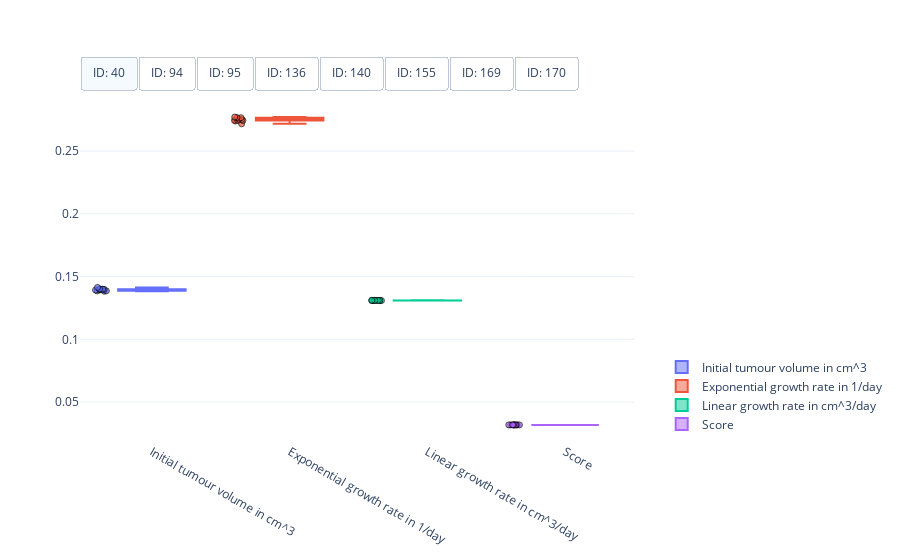

The code cell stored with this chart in its notebook:
### Code cell
#
# Visualisation of the spread of optimised model parameters for multiple runs from different initial points.
#
# This cell needs the above optimised initial parameter from psi_0=(1, 1, 1) and the five runs from a random initial starting point, and their respective objective function scores, as well as the data
# [mouse_parameters_dimless_log_transformed_optimisation, mouse_scores_dimless_log_transformed, data]
#

import plotly.colors
import plotly.graph_objects as go


# Get mouse ids
mouse_ids = data['#ID'].unique()

# Get number of parameters + score (for visualisation)
n_params = mouse_parameters_dimless_log_transformed_optimisation.shape[2] + 1

# Define colorscheme
colors = plotly.colors.qualitative.Plotly[:n_params]

# Get optimised parameters
optimised_parameters = mouse_parameters_dimless_log_transformed_optimisation

# Get optimised parameters
scores = mouse_scores_dimless_log_transformed

# Create figure
fig = go.Figure()

# Box plot of optimised model parameters
for index, id_m in enumerate(mouse_ids):
    # Get optimised parameters
    parameters = optimised_parameters[index, ...]

    # Get scores
    score = scores[index, :]

    # Create box plot of for initial tumour volume
    fig.add_trace(
        go.Box(
            y=parameters[:, 0],  
            name="Initial tumour volume in cm^3",
            boxpoints='all',
            jitter=0.2,
            pointpos=-1.5,
            visible=True if index == 0 else False,
            marker=dict(
                symbol='circle',
                opacity=0.7,
                line=dict(color='black', width=1)),
            marker_color=colors[0],
            line_color=colors[0]))

    # Create box plot of for exponential tumour growth
    fig.add_trace(
        go.Box(
            y=parameters[:, 1],  
            name="Exponential growth rate in 1/day",
            boxpoints='all',
            jitter=0.2,
            pointpos=-1.5,
            visible=True if index == 0 else False,
            marker=dict(
                symbol='circle',
                opacity=0.7,
                line=dict(color='black', width=1)),
            marker_color=colors[1],
            line_color=colors[1]))

    # Create box plot of for linear tumour growth
    fig.add_trace(
        go.Box(
            y=parameters[:, 2],  
            name="Linear growth rate in cm^3/day",
            boxpoints='all',
            jitter=0.2,
            pointpos=-1.5,
            visible=True if index == 0 else False,
            marker=dict(
                symbol='circle',
                opacity=0.7,
                line=dict(color='black', width=1)),
            marker_color=colors[2],
            line_color=colors[2]))
    
    # Create box plot of for objective function score
    fig.add_trace(
        go.Box(
            y=score,  
            name="Score",
            boxpoints='all',
            jitter=0.2,
            pointpos=-1.5,
            visible=True if index == 0 else False,
            marker=dict(
                symbol='circle',
                opacity=0.7,
                line=dict(color='black', width=1)),
            marker_color=colors[3],
            line_color=colors[3]))

# Set figure size
fig.update_layout(
    autosize=True,
    template="plotly_white")

# Add switch between mice
fig.update_layout(
    updatemenus=[
        dict(
            type = "buttons",
            direction = "right",
            buttons=list([
                dict(
                    args=[{"visible": [True]*4 + [False]*(4 * 7)}],
                    label="ID: %d" % mouse_ids[0],
                    method="restyle"
                ),
                dict(
                    args=[{"visible": [False]*4 + [True]*4 + [False]*(4 * 6)}],
                    label="ID: %d" % mouse_ids[1],
                    method="restyle"
                ),
                dict(
                    args=[{"visible": [False]*(4 * 2) + [True]*4 + [False]*(4 * 5)}],
                    label="ID: %d" % mouse_ids[2],
                    method="restyle"
                ),
                dict(
                    args=[{"visible": [False]*(4 * 3) + [True]*4 + [False]*(4 * 4)}],
                    label="ID: %d" % mouse_ids[3],
                    method="restyle"
                ),
                dict(
                    args=[{"visible": [False]*(4 * 4) + [True]*4 + [False]*(4 * 3)}],
                    label="ID: %d" % mouse_ids[4],
                    method="restyle"
                ),
                dict(
                    args=[{"visible": [False]*(4 * 5) + [True]*4 + [False]*(4 * 2)}],
                    label="ID: %d" % mouse_ids[5],
                    method="restyle"
                ),
                dict(
                    args=[{"visible": [False]*(4 * 6) + [True]*4 + [False]* 4}],
                    label="ID: %d" % mouse_ids[6],
                    method="restyle"
                ),
                dict(
                    args=[{"visible": [False]*(4 * 7) + [True]*4}],
                    label="ID: %d" % mouse_ids[7],
                    method="restyle"
                )
            ]),
            pad={"r": 0, "t": -10},
            showactive=True,
            x=0.0,
            xanchor="left",
            y=1.1,
            yanchor="top"
        )
    ]
)

# Position legend
fig.update_layout(legend=dict(
    yanchor="bottom",
    y=0.01,
    xanchor="left",
    x=1.05))

# Show figure
fig.show()

### Figure 1 — Plotly figure (JSON) as saved in the notebook; plotly's stock layout.template omitted (floating-point values rounded to 4 significant figures)
{"data": [{"boxpoints": "all", "jitter": 0.2, "line": {"color": "#636EFA"}, "marker": {"color": "#636EFA", "line": {"color": "black", "width": 1}, "opacity": 0.7, "symbol": "circle"}, "name": "Initial tumour volume in cm^3", "pointpos": -1.5, "type": "box", "visible": true, "y": [0.1398, 0.1401, 0.14, 0.1398, 0.1393, 0.1386, 0.1414, 0.1394, 0.1386, 0.1384]}, {"boxpoints": "all", "jitter": 0.2, "line": {"color": "#EF553B"}, "marker": {"color": "#EF553B", "line": {"color": "black", "width": 1}, "opacity": 0.7, "symbol": "circle"}, "name": "Exponential growth rate in 1/day", "pointpos": -1.5, "type": "box", "visible": true, "y": [0.2744, 0.2739, 0.2743, 0.2744, 0.2754, 0.2766, 0.2717, 0.2751, 0.2765, 0.277]}, {"boxpoints": "all", "jitter": 0.2, "line": {"color": "#00CC96"}, "marker": {"color": "#00CC96", "line": {"color": "black", "width": 1}, "opacity": 0.7, "symbol": "circle"}, "name": "Linear growth rate in cm^3/day", "pointpos": -1.5, "type": "box", "visible": true, "y": [0.131, 0.131, 0.1311, 0.131, 0.131, 0.1309, 0.1311, 0.131, 0.1309, 0.1309]}, {"boxpoints": "all", "jitter": 0.2, "line": {"color": "#AB63FA"}, "marker": {"color": "#AB63FA", "line": {"color": "black", "width": 1}, "opacity": 0.7, "symbol": "circle"}, "name": "Score", "pointpos": -1.5, "type": "box", "visible": true, "y": [0.03186, 0.03186, 0.03186, 0.03186, 0.03186, 0.03186, 0.03188, 0.03186, 0.03186, 0.03186]}, {"boxpoints": "all", "jitter": 0.2, "line": {"color": "#636EFA"}, "marker": {"color": "#636EFA", "line": {"color": "black", "width": 1}, "opacity": 0.7, "symbol": "circle"}, "name": "Initial tumour volume in cm^3", "pointpos": -1.5, "type": "box", "visible": false, "y": [0.0748, 0.07455, 0.07444, 0.0753, 0.07455, 0.07416, 0.0745, 0.0748, 0.0748, 0.0748]}, {"boxpoints": "all", "jitter": 0.2, "line": {"color": "#EF553B"}, "marker": {"color": "#EF553B", "line": {"color": "black", "width": 1}, "opacity": 0.7, "symbol": "circle"}, "name": "Exponential growth rate in 1/day", "pointpos": -1.5, "type": "box", "visible": false, "y": [0.165, 0.168, 0.1694, 0.159, 0.168, 0.169, 0.1679, 0.165, 0.165, 0.165]}, {"boxpoints": "all", "jitter": 0.2, "line": {"color": "#00CC96"}, "marker": {"color": "#00CC96", "line": {"color": "black", "width": 1}, "opacity": 0.7, "symbol": "circle"}, "name": "Linear growth rate in cm^3/day", "pointpos": -1.5, "type": "box", "visible": false, "y": [0.02039, 0.02031, 0.02027, 0.02057, 0.02031, 0.02032, 0.02029, 0.02039, 0.02039, 0.02039]}, {"boxpoints": "all", "jitter": 0.2, "line": {"color": "#AB63FA"}, "marker": {"color": "#AB63FA", "line": {"color": "black", "width": 1}, "opacity": 0.7, "symbol": "circle"}, "name": "Score", "pointpos": -1.5, "type": "box", "visible": false, "y": [0.00745, 0.007448, 0.007449, 0.007452, 0.007448, 0.007449, 0.00745, 0.00745, 0.00745, 0.00745]}, {"boxpoints": "all", "jitter": 0.2, "line": {"color": "#636EFA"}, "marker": {"color": "#636EFA", "line": {"color": "black", "width": 1}, "opacity": 0.7, "symbol": "circle"}, "name": "Initial tumour volume in cm^3", "pointpos": -1.5, "type": "box", "visible": false, "y": [0.2209, 0.2209, 0.2209, 0.2209, 0.2209, 0.2209, 0.2209, 0.2209, 0.2209, 0.2209]}, {"boxpoints": "all", "jitter": 0.2, "line": {"color": "#EF553B"}, "marker": {"color": "#EF553B", "line": {"color": "black", "width": 1}, "opacity": 0.7, "symbol": "circle"}, "name": "Exponential growth rate in 1/day", "pointpos": -1.5, "type": "box", "visible": false, "y": [0.05559, 0.05559, 0.05559, 0.05559, 0.05559, 0.05559, 0.05559, 0.05559, 0.05559, 0.05559]}, {"boxpoints": "all", "jitter": 0.2, "line": {"color": "#00CC96"}, "marker": {"color": "#00CC96", "line": {"color": "black", "width": 1}, "opacity": 0.7, "symbol": "circle"}, "name": "Linear growth rate in cm^3/day", "pointpos": -1.5, "type": "box", "visible": false, "y": [111.2, 111.2, 111.2, 111.2, 111.2, 111.2, 111.2, 111.2, 111.2, 111.2]}, {"boxpoints": "all", "jitter": 0.2, "line": {"color": "#AB63FA"}, "marker": {"color": "#AB63FA", "line": {"color": "black", "width": 1}, "opacity": 0.7, "symbol": "circle"}, "name": "Score", "pointpos": -1.5, "type": "box", "visible": false, "y": [0.09949, 0.09949, 0.09949, 0.09949, 0.09949, 0.09949, 0.09949, 0.09949, 0.09949, 0.09949]}, {"boxpoints": "all", "jitter": 0.2, "line": {"color": "#636EFA"}, "marker": {"color": "#636EFA", "line": {"color": "black", "width": 1}, "opacity": 0.7, "symbol": "circle"}, "name": "Initial tumour volume in cm^3", "pointpos": -1.5, "type": "box", "visible": false, "y": [0.1476, 0.1489, 0.149, 0.1487, 0.149, 0.1482, 0.1491, 0.149, 0.1484, 0.1497]}, {"boxpoints": "all", "jitter": 0.2, "line": {"color": "#EF553B"}, "marker": {"color": "#EF553B", "line": {"color": "black", "width": 1}, "opacity": 0.7, "symbol": "circle"}, "name": "Exponential growth rate in 1/day", "pointpos": -1.5, "type": "box", "visible": false, "y": [0.05497, 0.05428, 0.05427, 0.05466, 0.05427, 0.05479, 0.05425, 0.05425, 0.05472, 0.05374]}, {"boxpoints": "all", "jitter": 0.2, "line": {"color": "#00CC96"}, "marker": {"color": "#00CC96", "line": {"color": "black", "width": 1}, "opacity": 0.7, "symbol": "circle"}, "name": "Linear growth rate in cm^3/day", "pointpos": -1.5, "type": "box", "visible": false, "y": [0.1266, 0.1288, 0.1288, 0.1268, 0.1288, 0.1268, 0.1288, 0.1288, 0.1268, 0.131]}, {"boxpoints": "all", "jitter": 0.2, "line": {"color": "#AB63FA"}, "marker": {"color": "#AB63FA", "line": {"color": "black", "width": 1}, "opacity": 0.7, "symbol": "circle"}, "name": "Score", "pointpos": -1.5, "type": "box", "visible": false, "y": [0.04019, 0.04018, 0.04019, 0.04018, 0.04019, 0.04018, 0.04018, 0.04018, 0.04018, 0.04019]}, {"boxpoints": "all", "jitter": 0.2, "line": {"color": "#636EFA"}, "marker": {"color": "#636EFA", "line": {"color": "black", "width": 1}, "opacity": 0.7, "symbol": "circle"}, "name": "Initial tumour volume in cm^3", "pointpos": -1.5, "type": "box", "visible": false, "y": [0.08418, 0.08418, 0.08418, 0.08418, 0.08418, 0.08418, 0.08418, 0.08418, 0.08418, 0.08418]}, {"boxpoints": "all", "jitter": 0.2, "line": {"color": "#EF553B"}, "marker": {"color": "#EF553B", "line": {"color": "black", "width": 1}, "opacity": 0.7, "symbol": "circle"}, "name": "Exponential growth rate in 1/day", "pointpos": -1.5, "type": "box", "visible": false, "y": [0.05418, 0.05418, 0.05418, 0.05418, 0.05418, 0.05418, 0.05418, 0.05418, 0.05418, 0.05418]}, {"boxpoints": "all", "jitter": 0.2, "line": {"color": "#00CC96"}, "marker": {"color": "#00CC96", "line": {"color": "black", "width": 1}, "opacity": 0.7, "symbol": "circle"}, "name": "Linear growth rate in cm^3/day", "pointpos": -1.5, "type": "box", "visible": false, "y": [108.4, 108.4, 108.4, 108.4, 108.4, 108.4, 108.4, 108.4, 108.4, 108.4]}, {"boxpoints": "all", "jitter": 0.2, "line": {"color": "#AB63FA"}, "marker": {"color": "#AB63FA", "line": {"color": "black", "width": 1}, "opacity": 0.7, "symbol": "circle"}, "name": "Score", "pointpos": -1.5, "type": "box", "visible": false, "y": [0.146, 0.146, 0.146, 0.146, 0.146, 0.146, 0.146, 0.146, 0.146, 0.146]}, {"boxpoints": "all", "jitter": 0.2, "line": {"color": "#636EFA"}, "marker": {"color": "#636EFA", "line": {"color": "black", "width": 1}, "opacity": 0.7, "symbol": "circle"}, "name": "Initial tumour volume in cm^3", "pointpos": -1.5, "type": "box", "visible": false, "y": [0.1329, 0.1333, 0.1333, 0.1329, 0.1333, 0.1333, 0.1333, 0.1333, 0.1333, 0.1329]}, {"boxpoints": "all", "jitter": 0.2, "line": {"color": "#EF553B"}, "marker": {"color": "#EF553B", "line": {"color": "black", "width": 1}, "opacity": 0.7, "symbol": "circle"}, "name": "Exponential growth rate in 1/day", "pointpos": -1.5, "type": "box", "visible": false, "y": [0.199, 0.1974, 0.1974, 0.199, 0.1974, 0.1974, 0.1974, 0.1974, 0.1974, 0.199]}, {"boxpoints": "all", "jitter": 0.2, "line": {"color": "#00CC96"}, "marker": {"color": "#00CC96", "line": {"color": "black", "width": 1}, "opacity": 0.7, "symbol": "circle"}, "name": "Linear growth rate in cm^3/day", "pointpos": -1.5, "type": "box", "visible": false, "y": [0.1083, 0.1085, 0.1085, 0.1083, 0.1085, 0.1085, 0.1085, 0.1085, 0.1085, 0.1083]}, {"boxpoints": "all", "jitter": 0.2, "line": {"color": "#AB63FA"}, "marker": {"color": "#AB63FA", "line": {"color": "black", "width": 1}, "opacity": 0.7, "symbol": "circle"}, "name": "Score", "pointpos": -1.5, "type": "box", "visible": false, "y": [0.2589, 0.2589, 0.2589, 0.2589, 0.2589, 0.2589, 0.2589, 0.2589, 0.2589, 0.2589]}, {"boxpoints": "all", "jitter": 0.2, "line": {"color": "#636EFA"}, "marker": {"color": "#636EFA", "line": {"color": "black", "width": 1}, "opacity": 0.7, "symbol": "circle"}, "name": "Initial tumour volume in cm^3", "pointpos": -1.5, "type": "box", "visible": false, "y": [0.1238, 0.1238, 0.1233, 0.1233, 0.1238, 0.1239, 0.1238, 0.1238, 0.1238, 0.1238]}, {"boxpoints": "all", "jitter": 0.2, "line": {"color": "#EF553B"}, "marker": {"color": "#EF553B", "line": {"color": "black", "width": 1}, "opacity": 0.7, "symbol": "circle"}, "name": "Exponential growth rate in 1/day", "pointpos": -1.5, "type": "box", "visible": false, "y": [0.04303, 0.04303, 0.04352, 0.04352, 0.04303, 0.04299, 0.04303, 0.04303, 0.04303, 0.04303]}, {"boxpoints": "all", "jitter": 0.2, "line": {"color": "#00CC96"}, "marker": {"color": "#00CC96", "line": {"color": "black", "width": 1}, "opacity": 0.7, "symbol": "circle"}, "name": "Linear growth rate in cm^3/day", "pointpos": -1.5, "type": "box", "visible": false, "y": [0.073, 0.073, 0.0714, 0.0714, 0.073, 0.07301, 0.073, 0.073, 0.073, 0.073]}, {"boxpoints": "all", "jitter": 0.2, "line": {"color": "#AB63FA"}, "marker": {"color": "#AB63FA", "line": {"color": "black", "width": 1}, "opacity": 0.7, "symbol": "circle"}, "name": "Score", "pointpos": -1.5, "type": "box", "visible": false, "y": [0.002915, 0.002915, 0.002916, 0.002916, 0.002915, 0.002915, 0.002915, 0.002915, 0.002915, 0.002915]}, {"boxpoints": "all", "jitter": 0.2, "line": {"color": "#636EFA"}, "marker": {"color": "#636EFA", "line": {"color": "black", "width": 1}, "opacity": 0.7, "symbol": "circle"}, "name": "Initial tumour volume in cm^3", "pointpos": -1.5, "type": "box", "visible": false, "y": [0.08705, 0.08705, 0.08702, 0.08705, 0.08711, 0.08709, 0.08705, 0.08705, 0.08711, 0.08719]}, {"boxpoints": "all", "jitter": 0.2, "line": {"color": "#EF553B"}, "marker": {"color": "#EF553B", "line": {"color": "black", "width": 1}, "opacity": 0.7, "symbol": "circle"}, "name": "Exponential growth rate in 1/day", "pointpos": -1.5, "type": "box", "visible": false, "y": [0.03617, 0.03617, 0.03618, 0.03617, 0.03612, 0.03616, 0.03617, 0.03617, 0.03612, 0.03605]}, {"boxpoints": "all", "jitter": 0.2, "line": {"color": "#00CC96"}, "marker": {"color": "#00CC96", "line": {"color": "black", "width": 1}, "opacity": 0.7, "symbol": "circle"}, "name": "Linear growth rate in cm^3/day", "pointpos": -1.5, "type": "box", "visible": false, "y": [0.1933, 0.1933, 0.1931, 0.1933, 0.1953, 0.1931, 0.1933, 0.1933, 0.1953, 0.1986]}, {"boxpoints": "all", "jitter": 0.2, "line": {"color": "#AB63FA"}, "marker": {"color": "#AB63FA", "line": {"color": "black", "width": 1}, "opacity": 0.7, "symbol": "circle"}, "name": "Score", "pointpos": -1.5, "type": "box", "visible": false, "y": [0.002316, 0.002316, 0.002316, 0.002316, 0.002316, 0.002316, 0.002316, 0.002316, 0.002316, 0.002316]}], "layout": {"autosize": true, "legend": {"x": 1.05, "xanchor": "left", "y": 0.01, "yanchor": "bottom"}, "updatemenus": [{"buttons": [{"args": [{"visible": [true, true, true, true, false, false, false, false, false, false, false, false, false, false, false, false, false, false, false, false, false, false, false, false, false, false, false, false, false, false, false, false]}], "label": "ID: 40", "method": "restyle"}, {"args": [{"visible": [false, false, false, false, true, true, true, true, false, false, false, false, false, false, false, false, false, false, false, false, false, false, false, false, false, false, false, false, false, false, false, false]}], "label": "ID: 94", "method": "restyle"}, {"args": [{"visible": [false, false, false, false, false, false, false, false, true, true, true, true, false, false, false, false, false, false, false, false, false, false, false, false, false, false, false, false, false, false, false, false]}], "label": "ID: 95", "method": "restyle"}, {"args": [{"visible": [false, false, false, false, false, false, false, false, false, false, false, false, true, true, true, true, false, false, false, false, false, false, false, false, false, false, false, false, false, false, false, false]}], "label": "ID: 136", "method": "restyle"}, {"args": [{"visible": [false, false, false, false, false, false, false, false, false, false, false, false, false, false, false, false, true, true, true, true, false, false, false, false, false, false, false, false, false, false, false, false]}], "label": "ID: 140", "method": "restyle"}, {"args": [{"visible": [false, false, false, false, false, false, false, false, false, false, false, false, false, false, false, false, false, false, false, false, true, true, true, true, false, false, false, false, false, false, false, false]}], "label": "ID: 155", "method": "restyle"}, {"args": [{"visible": [false, false, false, false, false, false, false, false, false, false, false, false, false, false, false, false, false, false, false, false, false, false, false, false, true, true, true, true, false, false, false, false]}], "label": "ID: 169", "method": "restyle"}, {"args": [{"visible": [false, false, false, false, false, false, false, false, false, false, false, false, false, false, false, false, false, false, false, false, false, false, false, false, false, false, false, false, true, true, true, true]}], "label": "ID: 170", "method": "restyle"}], "direction": "right", "pad": {"r": 0, "t": -10}, "showactive": true, "type": "buttons", "x": 0, "xanchor": "left", "y": 1.1, "yanchor": "top"}]}}
